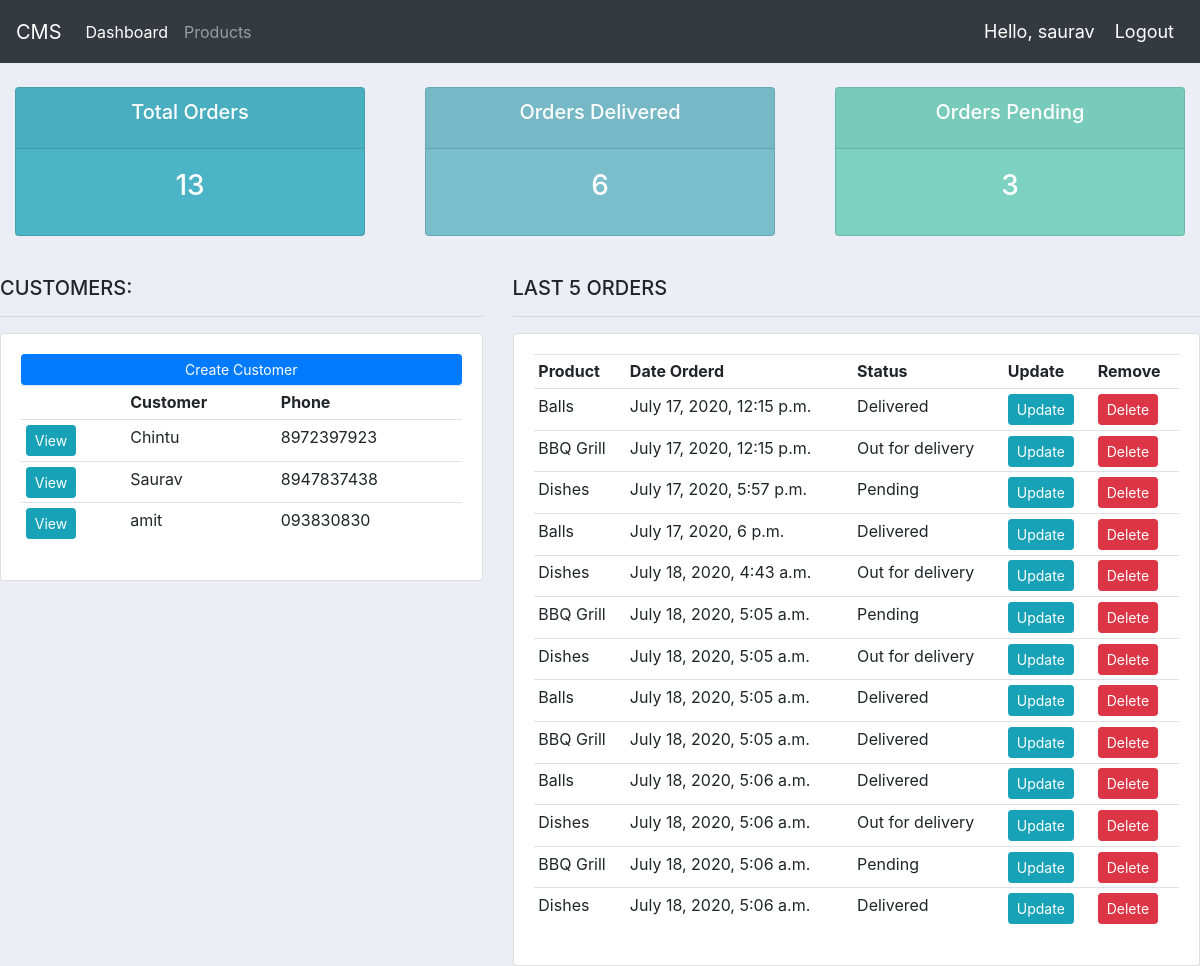
The app's page / (signed in) with its own data.
### accounts/models.py (models this page shows, shortened)
class Customer(models.Model):
    user = models.OneToOneField(User, null=True, blank=True, on_delete=models.CASCADE)
    name = models.CharField(max_length=200, null=True)
    phone = models.CharField(max_length=200, null=True)
    email = models.CharField(max_length=200, null=True)
    profile_pic = models.ImageField(default='default.png', null=True, blank=True)
    date_created = models.DateTimeField(auto_now_add=True, null=True)

class Order(models.Model):
    STATUS = (
			('Pending', 'Pending'),
			('Out for delivery', 'Out for delivery'),
			('Delivered', 'Delivered'),
			)
    customer = models.ForeignKey(Customer, null=True, on_delete=models.SET_NULL)
    product = models.ForeignKey(Product, null=True, on_delete=models.SET_NULL)
    date_created = models.DateTimeField(auto_now_add=True, null=True)
    status = models.CharField(max_length=200, null=True, choices=STATUS)
    note = models.CharField(max_length=1000, null=True)

class Product(models.Model):
    CATEGORY = (
			('Indoor', 'Indoor'),
			('Out Door', 'Out Door'),
			)
    name = models.CharField(max_length=200, null=True)
    price = models.FloatField(null=True)
    category = models.CharField(max_length=200, null=True, choices=CATEGORY)
    description = models.CharField(max_length=200, null=True, blank=True)
    date_created = models.DateTimeField(auto_now_add=True, null=True)
    tags = models.ManyToManyField(Tag)
    def __str__(self):
        return self.name

### accounts/decorators.py (the view)
    def wrapper_func(request, *args, **kwargs):
        group = None
        if request.user.groups.exists():
            group = request.user.groups.all()[0].name
        if group == 'customer':
            return redirect('userPage')
        if group == 'admin':
            return view_func(request, *args, **kwargs)

### accounts/views.py (called while the page is built)
@login_required(login_url='login')
@admin_only
def home(request):
    orders = Order.objects.all()
    customers = Customer.objects.all()
    total_customer = customers.count()
    total_orders = orders.count()
    delivered = orders.filter(status='Delivered').count()
    pending = orders.filter(status='Pending').count()
    out_for_delivery = orders.filter(status='Out for delivery').count()
    context = {
        'orders': orders,
        'customers': customers,
        'total_customer': total_customer,
        'total_orders': total_orders,
        'delivered': delivered,
        'pending': pending,
        'out_for_delivery': out_for_delivery
    }
    return render(request, 'accounts/dashboard.html', context)

### accounts/templates/accounts/dashboard.html
{%  extends 'accounts/main.html' %}
{% block content %}
{%  include 'accounts/status.html' %}
<br>
<div class="row">
    <div class="col-md-5">
        <h5>CUSTOMERS:</h5>
        <hr>
        <div class="card card-body">
            <a class="btn btn-primary  btn-sm btn-block" href="">Create Customer</a>
            <table class="table table-sm">
                <tr>
                    <th></th>
                    <th>Customer</th>
                    <th>Phone</th>
                </tr>
                    {% for customer in customers %}
                        <tr>
                            <td><a class="btn btn-info btn-sm" href="{% url 'customer' customer.id %}">View</a></td>
                            <td>{{ customer.name }}</td>
                            <td>{{ customer.phone }}</td>
                        </tr>
                    {% endfor %}
            </table>
        </div>
    </div>
    <div class="col-md-7">
        <h5>LAST 5 ORDERS</h5>
        <hr>
        <div class="card card-body">
            <table class="table table-sm">
                <tr>
                    <th>Product</th>
                    <th>Date Orderd</th>
                    <th>Status</th>
                    <th>Update</th>
                    <th>Remove</th>
                </tr>
                    {% for order in orders %}
                        <tr>
                            <td>{{ order.product }}</td>
                            <td>{{ order.date_created }}</td>
                            <td>{{ order.status }}</td>
                            <td><a class="btn btn-info btn-sm" href="{% url 'updateOrder' order.id %}">Update</a></td>
                            <td><a class="btn btn-danger btn-sm" href="{% url 'deleteOrder' order.id %}">Delete</a></td>
                        </tr>
                    {% endfor %}
            </table>
        </div>
    </div>
</div>
{% endblock %}

### accounts/templates/accounts/main.html (shortened to what this page needs)
{% load static %}
<!DOCTYPE html>
<html lang="en">
<head>
    <link rel="stylesheet" href="https://stackpath.bootstrapcdn.com/bootstrap/4.5.0/css/bootstrap.min.css"
>
    <link rel="stylesheet" type="text/css" href="{% static '/css/main.css' %}">
</head>
<body>
    {%  include 'accounts/navbar.html' %}
    {% block content %}
    {% endblock content %}
</body>
</html>

### accounts/templates/accounts/navbar.html (shortened to what this page needs)
<nav class="navbar navbar-expand-lg navbar-dark bg-dark">
  <a class="navbar-brand" href="/">CMS</a>
  <div class="collapse navbar-collapse" id="navbarNav">
    <ul class="navbar-nav">
      {% if request.user.is_staff %}
      <li class="nav-item active">
        <a class="nav-link" href="{% url 'home' %}">Dashboard</a>
      </li>
      <li class="nav-item-active">
        <a class="nav-link" href="{% url 'products' %}">Products</a>
      </li>
      {% else %}
       <li class="nav-item">
        <a class="nav-link" href="{% url 'account' %}">Settings</a>
      </li>
      {% endif %}
    </ul>
  </div>
  <span class="hello-msg">Hello, {{ request.user }}</span>
  <span><a class="hello-msg" href="{% url 'logout' %}">Logout</a></span>
</nav>

### accounts/templates/accounts/status.html
<br>
<div class="row">
	<div class="col">
		<div class="col-md">
			<div class="card text-center text-white  mb-3" id="total-orders">
			  	<div class="card-header">
			  		<h5 class="card-title">Total Orders</h5>
			  	</div>
			  	<div class="card-body">
			    	<h3 class="card-title">{{ total_orders }}</h3>
			  	</div>
			</div>
		</div>
	</div>
	<div class="col">
		<div class="col-md">
			<div class="card text-center text-white  mb-3" id="orders-delivered">
			  	<div class="card-header">
			  		<h5 class="card-title">Orders Delivered</h5>
			  	</div>
			  	<div class="card-body">
			    	<h3 class="card-title">{{ delivered }}</h3>
			  	</div>
			</div>
		</div>
	</div>
	<div class="col">
		<div class="col-md">
			<div class="card text-center text-white  mb-3" id="orders-pending">
			  	<div class="card-header">
			  		<h5 class="card-title">Orders Pending</h5>
			  	</div>
			  	<div class="card-body">
			    	<h3 class="card-title">{{ pending }}</h3>
			  	</div>
			</div>
		</div>
	</div>
</div>

### static/css/main.css (style rules this page uses)
body { background-color: #ebeff5; }
#total-orders { background-color: #4cb4c7; }
#orders-delivered { background-color: #7abecc; }
#orders-pending { background-color: #7CD1C0; }

### accounts/templates/accounts/navbar.html (style rules this page uses)
.hello-msg { font-size: 18px; color: white; margin: 10px; }

### records on screen
Customer: name "Chintu", phone "8972397923"
Customer: name "Saurav", phone "8947837438"
Customer: name "amit", phone "093830830"
Order: product "Balls", date_created "July 17, 2020, 12:15 p.m.", status "Delivered"
Order: product "BBQ Grill", date_created "July 17, 2020, 12:15 p.m.", status "Out for delivery"
Order: product "Dishes", date_created "July 17, 2020, 5:57 p.m.", status "Pending"
Order: product "Balls", date_created "July 17, 2020, 6 p.m.", status "Delivered"
Order: product "Dishes", date_created "July 18, 2020, 4:43 a.m.", status "Out for delivery"
Order: product "BBQ Grill", date_created "July 18, 2020, 5:05 a.m.", status "Pending"
Order: product "Dishes", date_created "July 18, 2020, 5:05 a.m.", status "Out for delivery"
Order: product "Balls", date_created "July 18, 2020, 5:05 a.m.", status "Delivered"
Order: product "BBQ Grill", date_created "July 18, 2020, 5:05 a.m.", status "Delivered"
Order: product "Balls", date_created "July 18, 2020, 5:06 a.m.", status "Delivered"
Order: product "Dishes", date_created "July 18, 2020, 5:06 a.m.", status "Out for delivery"
Order: product "BBQ Grill", date_created "July 18, 2020, 5:06 a.m.", status "Pending"
Order: product "Dishes", date_created "July 18, 2020, 5:06 a.m.", status "Delivered"

### other values on screen
{{ request.user }} "saurav"
{{ total_orders }} "13"
{{ delivered }} "6"
{{ pending }} "3"
